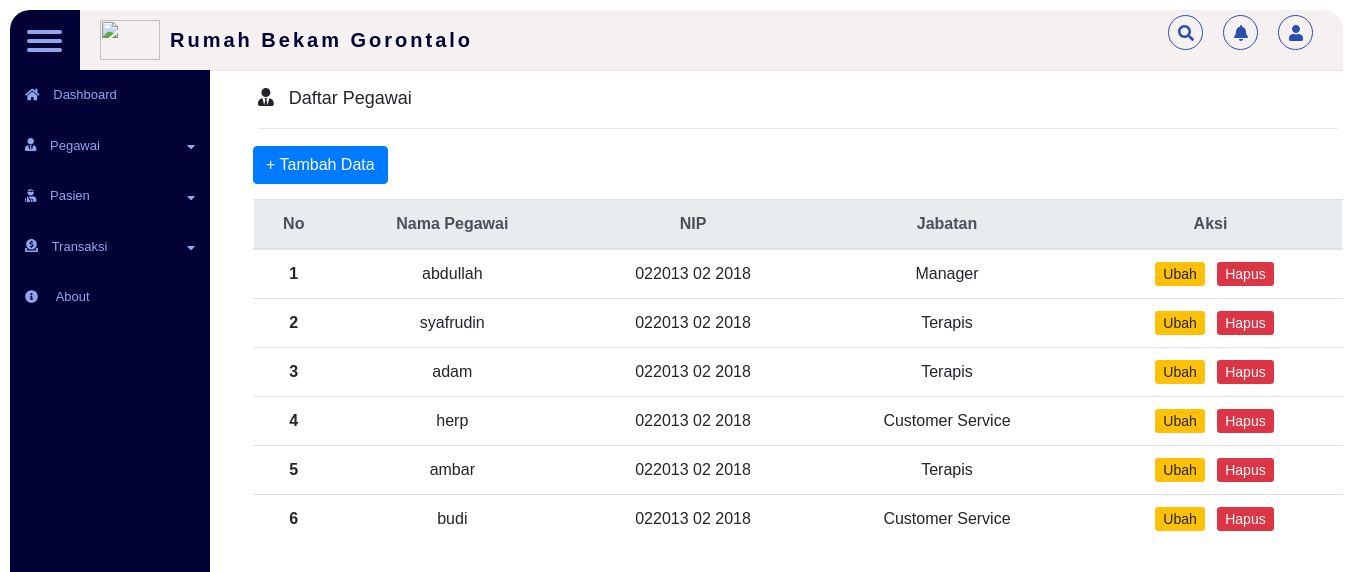
/public/pegawai, run on the app's committed database.
### tables this page shows
CREATE TABLE `tb_pegawai` (
  `id_pegawai` int(10) NOT NULL,
  `nama` varchar(50) NOT NULL,
  `nip` varchar(20) NOT NULL,
  `jabatan` varchar(20) NOT NULL
);

### app/core/Controller.php (called while the page is built, shortened)
<?php
class Controller
{
    public function view($view, $data = [])
    {
        require_once '../app/views/' . $view . '.php';
    }
    public function model($model)
    {
        return new $model;
    }
}

### app/controller/Pegawai.php (called while the page is built, shortened)
<?php
class Pegawai extends Controller
{
    public function index()
    {
        $data['icon'] = 'fas fa-user-tie';
        $data['judul'] = 'Daftar Pegawai';
        $data['pegawai'] = $this->model('Pegawai_model')->getAllPegawai();
        $this->view('templates/header', $data);
        $this->view('pegawai/index', $data);
        $this->view('templates/footer');
    }
}

### app/core/App.php (called while the page is built, shortened)
<?php
class App
{
    protected $method = 'index';
    protected $params = [];
    public function __construct()
    {
        $this->controller = new $this->controller;
        call_user_func_array([$this->controller, $this->method], $this->params);
    }
}

### public/index.php (called while the page is built, shortened)
<?php
$app = new App;

### app/core/Database.php (called while the page is built, shortened)
<?php
class Database
{
    private $host = DB_HOST;
    private $user = DB_USER;
    private $pass = DB_PASS;
    private $db_name = DB_NAME;
    private $dbh;
    private $stmt;
    public function __construct()
    {
        $dsn = 'mysql:host=' . $this->host .
            ';dbname=' . $this->db_name;
        $option = [
            PDO::ATTR_PERSISTENT => true,
            PDO::ATTR_ERRMODE => PDO::ERRMODE_EXCEPTION
        ];
        try {
            $this->dbh = new PDO($dsn, $this->user, $this->pass, $option);
        } catch (PDOException $e) {
            die($e->getMessage());
        }
    }
    public function query($query)
    {
        $this->stmt = $this->dbh->prepare($query);
    }
    public function execute()
    {
        $this->stmt->execute();
    }
    public function resultSet()
    {
        $this->execute();
        return $this->stmt->fetchAll(PDO::FETCH_ASSOC);
    }
}

### app/models/Pegawai_model.php (called while the page is built, shortened)
<?php
class Pegawai_model
{
    private $table = 'tb_pegawai';
    private $db;
    public function __construct()
    {
        $this->db = new Database;
    }
    public function getAllPegawai()
    {
        $this->db->query('SELECT * FROM ' . $this->table);
        return $this->db->resultSet();
    }
}

### app/views/pegawai/index.php (the view, shortened to what this page needs)
<button type="button" class="btn btn-primary tombolTambahData" data-toggle="modal" data-target="#formModal">
    + Tambah Data
</button>
<table class="table">
    <thead class="thead-light">
        <tr style="text-align: center">
            <th scope="col">No</th>
            <th scope="col">Nama Pegawai</th>
            <th scope="col">NIP</th>
            <th scope="col">Jabatan</th>
            <th scope="col">Aksi</th>
        </tr>
    </thead>
    <tbody>
        <?php $i = 1;
        foreach ($data['pegawai'] as $pegawai) : ?>
            <tr style="text-align: center">
                <th scope="row"><?= $i; ?></th>
                <td><?= $pegawai['nama']; ?></td>
                <td><?= $pegawai['nip']; ?></td>
                <td><?= $pegawai['jabatan']; ?></td>
                <td>
                    <span>
                        <a href=" <?= BASEURL; ?>/pegawai/ubah/<?= $pegawai['id_pegawai']; ?>" class="btn-sm btn-warning btn-sm ml-2 tampilModalUbah" data-toggle="modal" data-target="#formModal" data-id="<?= $pegawai['id_pegawai']; ?>">Ubah</a>
                    </span>
                    <span>
                        <a href=" <?= BASEURL; ?>/pegawai/hapus/<?= $pegawai['id_pegawai']; ?>" class="btn-sm btn-danger btn-sm ml-2" onclick="return confirm('Apakah Anda Akan Menghapus Data?');">Hapus</a>
                    </span>
                </td>
            </tr>
        <?php $i++;
        endforeach ?>
    </tbody>
</table>

### app/views/templates/header.php (shortened to what this page needs)
<!DOCTYPE html>
<html lang="en">
<head>
    <link rel="stylesheet" type="text/css" href="<?= BASEURL; ?>/css/style.css">
    <link rel="stylesheet" href="<?= BASEURL; ?>/css/bootstrap.min.css">
</head>
<body>
    <div class="wrapper">
        <div class="top_navbar">
            <div class="hamburger">
                <div></div>
                <div></div>
                <div></div>
            </div>
            <div class="top_menu">
                <div class="logo">
                    <span class="logo_img">
                        <img src="icons/home.png" width="60" height="40" alt="">
                    </span>
                    <span class="logo_title">
                        <b>Rumah Bekam Gorontalo</b>
                    </span>
                </div>
                <ul>
                    <li><a href="#"><i class="fas fa-search"></i></a></li>
                    <li><a href="#"><i class="fas fa-bell"></i></a></li>
                    <li><a href="#"><i class="fas fa-user"></i></a></li>
                </ul>
            </div>
        </div>
        <div class="sidebar_menu">
            <ul>
                <li>
                    <a href="index.html">
                        <span class="icon">
                            <i class="fa fa-home"></i></span>
                        <span class="list">Dashboard</span>
                    </a>
                </li>
                <li>
                    <a class="dropdown-btn">
                        <span class="icon">
                            <i class="fa fa-user-tie" aria-hidden="true"></i>
                        </span>
                        <span class="list">
                            Pegawai
                        </span>
                        <span class="drop">
                            <i class="fa fa-caret-down"></i>
                        </span>
                    </a>
                </li>
                <li>
                    <a class="dropdown-btn">
                        <span class="icon">
                            <i class="fa fa-user-injured" aria-hidden="true"></i>
                        </span>
                        <span class="list">
                            Pasien
                        </span>
                        <span class="drop">
                            <i class="fa fa-caret-down"></i>
                        </span>
                    </a>
                </li>
                <li>
                    <a class="dropdown-btn">
                        <span class="icon">
                            <i class="fas fa-donate" aria-hidden="true"></i>
                        </span>
                        <span class="list">
                            Transaksi
                        </span>
                        <span class="drop">
                            <i class="fa fa-caret-down"></i>
                        </span>
                    </a>
                </li>
                <li>
                    <a href="#">
                        <span class="icon">
                            <i class="fa fa-info-circle" aria-hidden="true"></i>
                        </span>
                        <span class="list ml-1">
                            About
                        </span>
                    </a>
                </li>
            </ul>
        </div>
        <div class="container ml-2 ">
            <div class="main_content">
                <div class="title-main">
                    <span class="icon">
                        <i class="<?= $data['icon']; ?>"></i>
                    </span>
                    <span class="list">
                        <?= $data['judul']; ?>
                    </span>
                    <hr>
                </div>

### app/views/templates/footer.php (shortened to what this page needs)
</div>
</div>
</body>
</html>

### public/css/style.css (style rules this page uses)
* { box-sizing: border-box; margin: 0; padding: 0; list-style: none; text-decoration: none; font-family: Arial, Helvetica, sans-serif; }
body { background: #e1ecf2; }
.wrapper { margin: 10px; }
.wrapper .top_navbar { width: calc(100% - 20px); height: 60px; display: flex; position: fixed; top: 10px; }
.wrapper .top_navbar .hamburger { width: 70px; height: 100%; background: #020236; padding: 15px 17px; border-top-left-radius: 20px; cursor: pointer; }
.wrapper .top_navbar .hamburger div { width: 35px; height: 4px; background: #92a6ea; margin: 5px 0; border-radius: 5px; }
.wrapper .top_navbar .top_menu { width: calc(100% - 70px); background: rgb(245, 241, 241); height: 100%; border-top-right-radius: 20px; display: flex; justify-content: space-between; align-items: center; padding: 0 20px; box-shadow: 0 1px 1px rgba(0, 0, 0, 0.1); }
.wrapper .top_navbar .top_menu .logo .logo_img { margin-right: 10px; }
.wrapper .top_navbar .top_menu .logo .logo_title { color: #020236; font-size: 20px; font-weight: 700; letter-spacing: 3px; float: right; margin-top: 5px; }
.wrapper .top_navbar .top_menu ul { display: flex; }
.wrapper .top_navbar .top_menu ul li a { display: block; margin: 0 10px; width: 35px; height: 35px; line-height: 35px; border: 1px solid #2e4ead; text-align: center; border-radius: 50%; color: #2e4ead; }
.wrapper .sidebar_menu { position: fixed; height: calc(100% - 80px); top: 70px; left: 10px; width: 200px; border-bottom-left-radius: 20px; background-color: #020236; font-size: small; transition: all 0.3s ease; }
.wrapper .sidebar_menu ul li a { display: block; padding: 15px; position: relative; margin-bottom: 1px; color: #92a6ea; white-space: nowrap; }
.wrapper .sidebar_menu ul li .dropdown-btn { display: block; padding: 15px; position: relative; margin-bottom: 1px; color: #92a6ea; white-space: nowrap; cursor: pointer; }
.wrapper .sidebar_menu ul li a:before { content: ""; position: absolute; top: 0; left: 0; width: 3px; height: 100%; background: #92a6ea; display: none; }
.wrapper .sidebar_menu ul li span.icon { margin-right: 10px; display: inline-block; }
.wrapper .sidebar_menu ul li span.list { display: inline-block; }
.wrapper .dropdown-btn .drop { float: right; padding-right: 0px; padding-top: 2px; }
.main_content { width: calc(100% - 20px); margin-left: 220px; margin-top: 80px; transition: .3s; }
.main_content .title-main { font-size: large; padding: 5px; padding-bottom: 1px; }
.main_content .title-main .icon { margin-right: 10px; }
.wrapper .main_content .table { margin-top: 15px; border: 1px solid white; }

### data on the page
tb_pegawai: nama "abdullah", nip "022013 02 2018", jabatan "Manager"
tb_pegawai: nama "syafrudin", nip "022013 02 2018", jabatan "Terapis"
tb_pegawai: nama "adam", nip "022013 02 2018", jabatan "Terapis"
tb_pegawai: nama "herp", nip "022013 02 2018", jabatan "Customer Service"
tb_pegawai: nama "ambar", nip "022013 02 2018", jabatan "Terapis"
tb_pegawai: nama "budi", nip "022013 02 2018", jabatan "Customer Service"

### other printed values
$data['judul'] "Daftar Pegawai"
